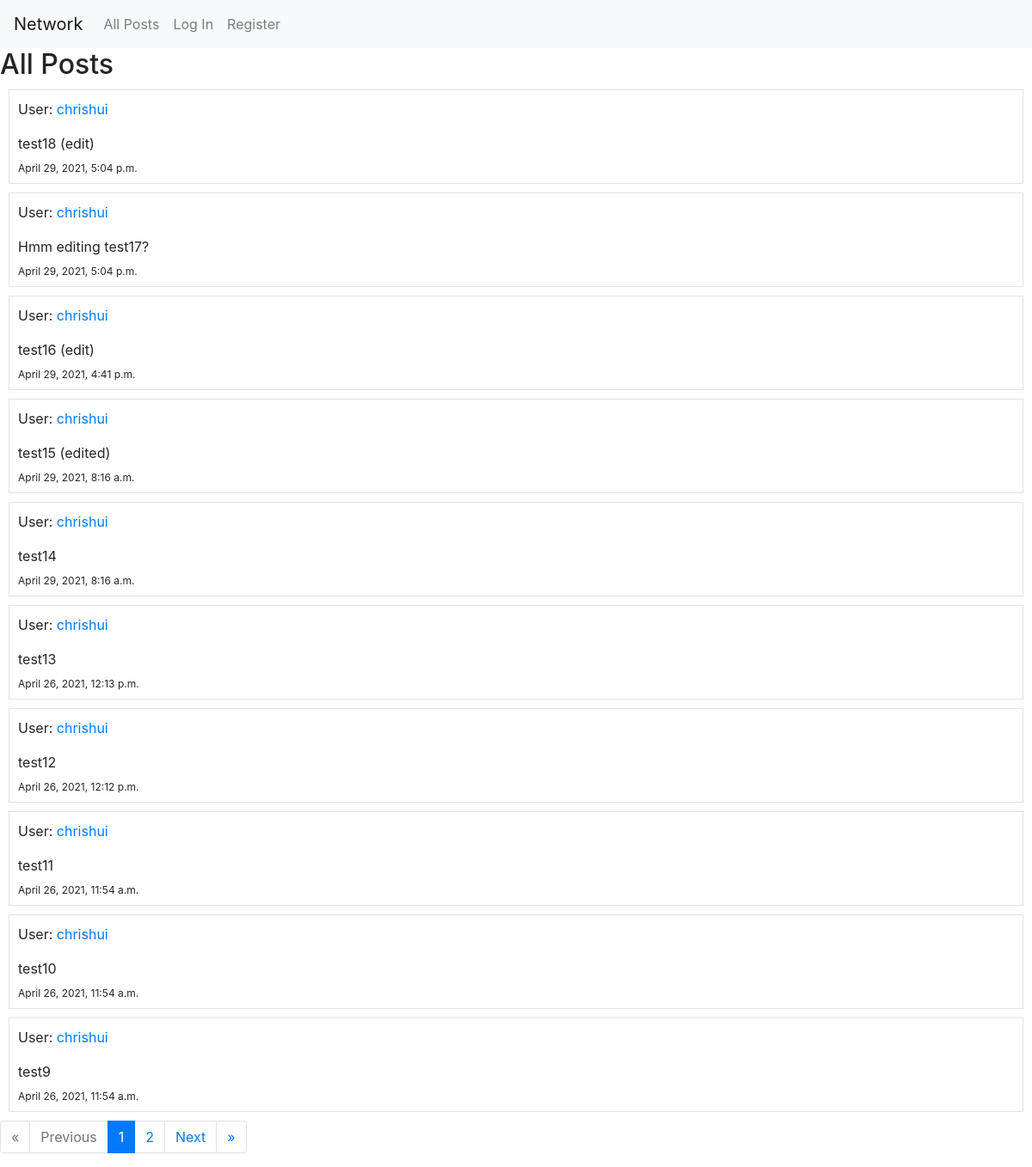
The page / on the database its author committed.
### network/models.py (models this page shows, shortened)
class TimeStampMixin(models.Model):
    created_at = models.DateTimeField(auto_now_add=True)
    updated_at = models.DateTimeField(auto_now=True)
    class Meta:
        abstract = True

class Post(TimeStampMixin):
    user = models.ForeignKey(User, on_delete=models.CASCADE)
    content = models.CharField(max_length = 64)

class User(AbstractUser):
    pass

### network/views.py (the view, shortened to what this page needs)
# urls.py: path("", views.index, name="index"),
def index(request):
    posts_chronological = Post.objects.order_by('-created_at')
    paginator = Paginator(posts_chronological, 10)
    page_number = request.GET.get('page')
    page_obj = paginator.get_page(page_number)
    return render(request, "network/index.html", {
        "form": PostForm(),
        "page_obj": page_obj,
    })

### network/templates/network/index.html (shortened to what this page needs)
{% extends "network/layout.html" %}
{% load static %}
{% block body %}
    <h2>All Posts</h2>
    {% for post in page_obj %}
      <div class="border" style="margin: 10px; padding: 10px;">
        <p>User:  <a href="{% url 'profile' post.user.id %}"> {{ post.user }} </a></p>
        <div id="post-{{post.id}}"> {{ post.content }} </div>
        <sub> {{ post.created_at }}</sub>
        <br />
      </div>
    {% endfor %}
    <nav aria-label="pagination">
      <ul class="pagination">
        {% if not page_obj.has_previous %}
          <li class="page-item disabled">
            <a class="page-link" href="#" tabindex="-1" aria-disabled="true">&laquo;</a>
          </li>
        {% endif %}
        {% if not page_obj.has_previous %}
          <li class="page-item disabled">
            <a class="page-link" href="#" tabindex="-1" aria-disabled="true">Previous</a>
          </li>
        {% endif %}
        <li class="page-item active" aria-current="page">
          <a class="page-link" href="?page={{ page_obj.number }}">{{page_obj.number}} <span class="sr-only">(current)</span></a>
        </li>
        {% if page_obj.number != page_obj.paginator.num_pages %}
          <li class="page-item">
            <a class="page-link" href="?page={{ page_obj.next_page_number }}"> {{ page_obj.next_page_number }}<span class="sr-only">(current)</span></a>
          </li>
        {% endif %}
        {% if page_obj.has_next %}
          <li class="page-item">
            <a class="page-link" href="?page={{ page_obj.next_page_number }}">Next</a>
          </li>
        {% endif %}
        {% if page_obj.has_next %}
          <li class="page-item">
            <a class="page-link" href="?page={{ page_obj.paginator.num_pages }}">&raquo;</a>
          </li>
        {% endif %}
      </ul>
    </nav>
{% endblock %}

### rows shown on the page
Post: user "chrishui", content "test18 (edit)", created_at "April 29, 2021, 5:04 p.m."
Post: user "chrishui", content "Hmm editing test17?", created_at "April 29, 2021, 5:04 p.m."
Post: user "chrishui", content "test16 (edit)", created_at "April 29, 2021, 4:41 p.m."
Post: user "chrishui", content "test15 (edited)", created_at "April 29, 2021, 8:16 a.m."
Post: user "chrishui", content "test14", created_at "April 29, 2021, 8:16 a.m."
Post: user "chrishui", content "test13", created_at "April 26, 2021, 12:13 p.m."
Post: user "chrishui", content "test12", created_at "April 26, 2021, 12:12 p.m."
Post: user "chrishui", content "test11", created_at "April 26, 2021, 11:54 a.m."
Post: user "chrishui", content "test10", created_at "April 26, 2021, 11:54 a.m."
Post: user "chrishui", content "test9", created_at "April 26, 2021, 11:54 a.m."

### other values the page prints
{{ page_obj.number }} "1"
{{ page_obj.next_page_number }} "2"
